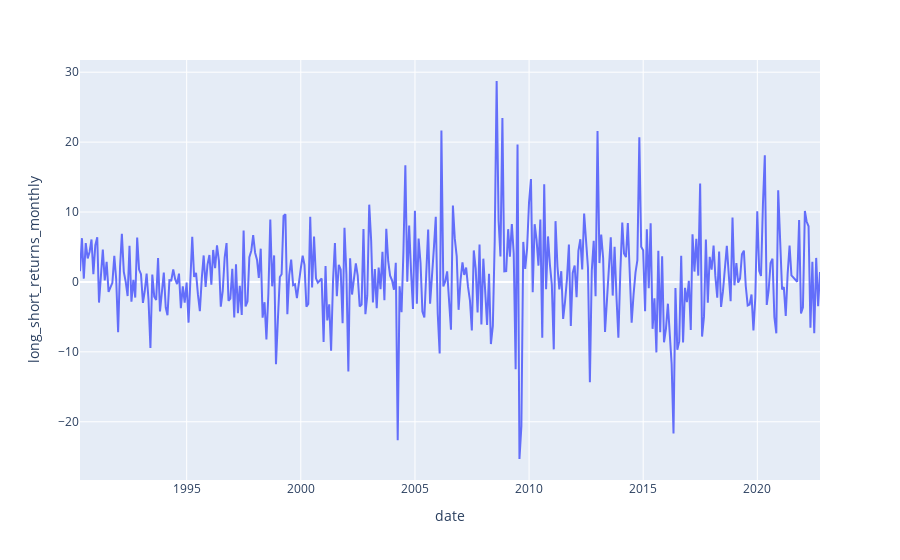

This figure's notebook cell:
### Code cell
# plot returns using plotly
fig = px.line(monthly_returns, x=monthly_returns.index, y="long_short_returns_monthly")
fig.show()

### Figure 1 — Plotly figure (JSON) as saved in the notebook; plotly's stock layout.template omitted (floating-point values rounded to 4 significant figures; data arrays with more than 128 entries replaced by an {"elided": "..."} marker saying what was removed)
{"data": [{"hovertemplate": "date=%{x}<br>long_short_returns_monthly=%{y}<extra></extra>", "legendgroup": "", "line": {"color": "#636efa", "dash": "solid"}, "marker": {"symbol": "circle"}, "mode": "lines", "name": "", "orientation": "v", "showlegend": false, "type": "scatter", "x": {"elided": "390 str values"}, "xaxis": "x", "y": {"elided": "390 float values"}, "yaxis": "y"}], "layout": {"legend": {"tracegroupgap": 0}, "margin": {"t": 60}, "xaxis": {"anchor": "y", "domain": [0, 1], "title": {"text": "date"}}, "yaxis": {"anchor": "x", "domain": [0, 1], "title": {"text": "long_short_returns_monthly"}}}}
